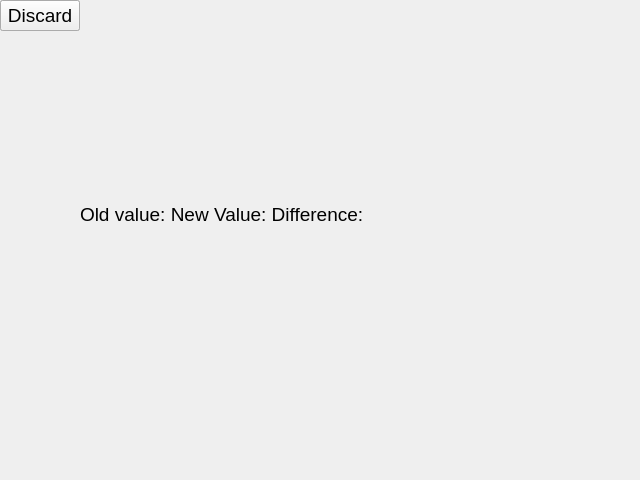
<?xml version="1.0" encoding="UTF-8"?>
<ui version="4.0">
 <class>Form</class>
 <widget class="QWidget" name="Form">
  <property name="geometry">
   <rect>
    <x>0</x>
    <y>0</y>
    <width>640</width>
    <height>480</height>
   </rect>
  </property>
  <property name="windowTitle">
   <string>Form</string>
  </property>
  <widget class="QLabel" name="label_results">
   <property name="geometry">
    <rect>
     <x>80</x>
     <y>200</y>
     <width>342</width>
     <height>28</height>
    </rect>
   </property>
   <property name="font">
    <font>
     <pointsize>14</pointsize>
    </font>
   </property>
   <property name="text">
    <string>Old value: New Value: Difference:</string>
   </property>
  </widget>
  <widget class="QPushButton" name="acceptButton">
   <property name="enabled">
    <bool>true</bool>
   </property>
   <property name="font">
    <font>
     <pointsize>14</pointsize>
    </font>
   </property>
   <property name="text">
    <string>Accept</string>
   </property>
  </widget>
  <widget class="QPushButton" name="discardButton">
   <property name="enabled">
    <bool>true</bool>
   </property>
   <property name="font">
    <font>
     <pointsize>14</pointsize>
    </font>
   </property>
   <property name="text">
    <string>Discard</string>
   </property>
  </widget>
 </widget>
 <resources/>
 <connections/>
</ui>
